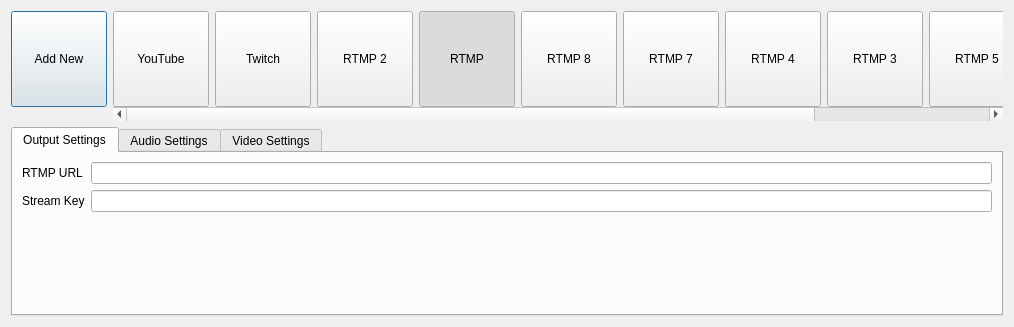
<?xml version="1.0" encoding="UTF-8"?>
<ui version="4.0">
 <class>Form</class>
 <widget class="QWidget" name="Form">
  <property name="geometry">
   <rect>
    <x>0</x>
    <y>0</y>
    <width>1014</width>
    <height>327</height>
   </rect>
  </property>
  <property name="windowTitle">
   <string>Form</string>
  </property>
  <layout class="QVBoxLayout" name="verticalLayout">
   <item>
    <layout class="QHBoxLayout" name="horizontalLayout">
     <item alignment="Qt::AlignLeft|Qt::AlignTop">
      <widget class="QPushButton" name="pushButton">
       <property name="sizePolicy">
        <sizepolicy hsizetype="Maximum" vsizetype="Maximum">
         <horstretch>0</horstretch>
         <verstretch>0</verstretch>
        </sizepolicy>
       </property>
       <property name="minimumSize">
        <size>
         <width>96</width>
         <height>96</height>
        </size>
       </property>
       <property name="text">
        <string>Add New</string>
       </property>
       <property name="autoDefault">
        <bool>true</bool>
       </property>
       <property name="default">
        <bool>true</bool>
       </property>
      </widget>
     </item>
     <item alignment="Qt::AlignTop">
      <widget class="QScrollArea" name="scrollArea">
       <property name="sizePolicy">
        <sizepolicy hsizetype="MinimumExpanding" vsizetype="Minimum">
         <horstretch>0</horstretch>
         <verstretch>0</verstretch>
        </sizepolicy>
       </property>
       <property name="frameShape">
        <enum>QFrame::NoFrame</enum>
       </property>
       <property name="lineWidth">
        <number>0</number>
       </property>
       <property name="verticalScrollBarPolicy">
        <enum>Qt::ScrollBarAlwaysOff</enum>
       </property>
       <property name="horizontalScrollBarPolicy">
        <enum>Qt::ScrollBarAlwaysOn</enum>
       </property>
       <property name="widgetResizable">
        <bool>false</bool>
       </property>
       <widget class="QWidget" name="scrollAreaWidgetContents">
        <property name="geometry">
         <rect>
          <x>0</x>
          <y>0</y>
          <width>1116</width>
          <height>96</height>
         </rect>
        </property>
        <property name="sizePolicy">
         <sizepolicy hsizetype="Ignored" vsizetype="Ignored">
          <horstretch>0</horstretch>
          <verstretch>0</verstretch>
         </sizepolicy>
        </property>
        <layout class="QHBoxLayout" name="horizontalLayout_2">
         <property name="leftMargin">
          <number>0</number>
         </property>
         <property name="topMargin">
          <number>0</number>
         </property>
         <property name="rightMargin">
          <number>0</number>
         </property>
         <property name="bottomMargin">
          <number>0</number>
         </property>
         <item>
          <widget class="QPushButton" name="out_youtube">
           <property name="sizePolicy">
            <sizepolicy hsizetype="Fixed" vsizetype="Fixed">
             <horstretch>0</horstretch>
             <verstretch>0</verstretch>
            </sizepolicy>
           </property>
           <property name="minimumSize">
            <size>
             <width>96</width>
             <height>96</height>
            </size>
           </property>
           <property name="text">
            <string>YouTube</string>
           </property>
           <property name="checkable">
            <bool>true</bool>
           </property>
           <property name="autoExclusive">
            <bool>true</bool>
           </property>
          </widget>
         </item>
         <item>
          <widget class="QPushButton" name="out_twitch">
           <property name="sizePolicy">
            <sizepolicy hsizetype="Fixed" vsizetype="Fixed">
             <horstretch>0</horstretch>
             <verstretch>0</verstretch>
            </sizepolicy>
           </property>
           <property name="minimumSize">
            <size>
             <width>96</width>
             <height>96</height>
            </size>
           </property>
           <property name="text">
            <string>Twitch</string>
           </property>
           <property name="checkable">
            <bool>true</bool>
           </property>
           <property name="checked">
            <bool>false</bool>
           </property>
           <property name="autoExclusive">
            <bool>true</bool>
           </property>
          </widget>
         </item>
         <item>
          <widget class="QPushButton" name="out_rtmp_2">
           <property name="sizePolicy">
            <sizepolicy hsizetype="Fixed" vsizetype="Fixed">
             <horstretch>0</horstretch>
             <verstretch>0</verstretch>
            </sizepolicy>
           </property>
           <property name="minimumSize">
            <size>
             <width>96</width>
             <height>96</height>
            </size>
           </property>
           <property name="text">
            <string>RTMP 2</string>
           </property>
           <property name="checkable">
            <bool>true</bool>
           </property>
           <property name="checked">
            <bool>false</bool>
           </property>
           <property name="autoExclusive">
            <bool>true</bool>
           </property>
          </widget>
         </item>
         <item>
          <widget class="QPushButton" name="out_rtmp">
           <property name="sizePolicy">
            <sizepolicy hsizetype="Fixed" vsizetype="Fixed">
             <horstretch>0</horstretch>
             <verstretch>0</verstretch>
            </sizepolicy>
           </property>
           <property name="minimumSize">
            <size>
             <width>96</width>
             <height>96</height>
            </size>
           </property>
           <property name="text">
            <string>RTMP</string>
           </property>
           <property name="checkable">
            <bool>true</bool>
           </property>
           <property name="checked">
            <bool>true</bool>
           </property>
           <property name="autoExclusive">
            <bool>true</bool>
           </property>
          </widget>
         </item>
         <item>
          <widget class="QPushButton" name="out_rtmp_8">
           <property name="sizePolicy">
            <sizepolicy hsizetype="Fixed" vsizetype="Fixed">
             <horstretch>0</horstretch>
             <verstretch>0</verstretch>
            </sizepolicy>
           </property>
           <property name="minimumSize">
            <size>
             <width>96</width>
             <height>96</height>
            </size>
           </property>
           <property name="text">
            <string>RTMP 8</string>
           </property>
           <property name="checkable">
            <bool>true</bool>
           </property>
           <property name="checked">
            <bool>false</bool>
           </property>
           <property name="autoExclusive">
            <bool>true</bool>
           </property>
          </widget>
         </item>
         <item>
          <widget class="QPushButton" name="out_rtmp_7">
           <property name="sizePolicy">
            <sizepolicy hsizetype="Fixed" vsizetype="Fixed">
             <horstretch>0</horstretch>
             <verstretch>0</verstretch>
            </sizepolicy>
           </property>
           <property name="minimumSize">
            <size>
             <width>96</width>
             <height>96</height>
            </size>
           </property>
           <property name="text">
            <string>RTMP 7</string>
           </property>
           <property name="checkable">
            <bool>true</bool>
           </property>
           <property name="checked">
            <bool>false</bool>
           </property>
           <property name="autoExclusive">
            <bool>true</bool>
           </property>
          </widget>
         </item>
         <item>
          <widget class="QPushButton" name="out_rtmp_4">
           <property name="sizePolicy">
            <sizepolicy hsizetype="Fixed" vsizetype="Fixed">
             <horstretch>0</horstretch>
             <verstretch>0</verstretch>
            </sizepolicy>
           </property>
           <property name="minimumSize">
            <size>
             <width>96</width>
             <height>96</height>
            </size>
           </property>
           <property name="text">
            <string>RTMP 4</string>
           </property>
           <property name="checkable">
            <bool>true</bool>
           </property>
           <property name="checked">
            <bool>false</bool>
           </property>
           <property name="autoExclusive">
            <bool>true</bool>
           </property>
          </widget>
         </item>
         <item>
          <widget class="QPushButton" name="out_rtmp_3">
           <property name="sizePolicy">
            <sizepolicy hsizetype="Fixed" vsizetype="Fixed">
             <horstretch>0</horstretch>
             <verstretch>0</verstretch>
            </sizepolicy>
           </property>
           <property name="minimumSize">
            <size>
             <width>96</width>
             <height>96</height>
            </size>
           </property>
           <property name="text">
            <string>RTMP 3</string>
           </property>
           <property name="checkable">
            <bool>true</bool>
           </property>
           <property name="checked">
            <bool>false</bool>
           </property>
           <property name="autoExclusive">
            <bool>true</bool>
           </property>
          </widget>
         </item>
         <item>
          <widget class="QPushButton" name="out_rtmp_5">
           <property name="sizePolicy">
            <sizepolicy hsizetype="Fixed" vsizetype="Fixed">
             <horstretch>0</horstretch>
             <verstretch>0</verstretch>
            </sizepolicy>
           </property>
           <property name="minimumSize">
            <size>
             <width>96</width>
             <height>96</height>
            </size>
           </property>
           <property name="text">
            <string>RTMP 5</string>
           </property>
           <property name="checkable">
            <bool>true</bool>
           </property>
           <property name="checked">
            <bool>false</bool>
           </property>
           <property name="autoExclusive">
            <bool>true</bool>
           </property>
          </widget>
         </item>
         <item alignment="Qt::AlignLeft">
          <widget class="QPushButton" name="out_rtmp_100">
           <property name="sizePolicy">
            <sizepolicy hsizetype="Fixed" vsizetype="Fixed">
             <horstretch>0</horstretch>
             <verstretch>0</verstretch>
            </sizepolicy>
           </property>
           <property name="minimumSize">
            <size>
             <width>96</width>
             <height>96</height>
            </size>
           </property>
           <property name="text">
            <string>RTMP</string>
           </property>
           <property name="checkable">
            <bool>true</bool>
           </property>
           <property name="checked">
            <bool>false</bool>
           </property>
           <property name="autoExclusive">
            <bool>true</bool>
           </property>
          </widget>
         </item>
         <item>
          <widget class="QPushButton" name="out_rtmp_6">
           <property name="sizePolicy">
            <sizepolicy hsizetype="Fixed" vsizetype="Fixed">
             <horstretch>0</horstretch>
             <verstretch>0</verstretch>
            </sizepolicy>
           </property>
           <property name="minimumSize">
            <size>
             <width>96</width>
             <height>96</height>
            </size>
           </property>
           <property name="text">
            <string>RTMP 6</string>
           </property>
           <property name="checkable">
            <bool>true</bool>
           </property>
           <property name="checked">
            <bool>false</bool>
           </property>
           <property name="autoExclusive">
            <bool>true</bool>
           </property>
          </widget>
         </item>
        </layout>
       </widget>
      </widget>
     </item>
    </layout>
   </item>
   <item>
    <widget class="QTabWidget" name="tabWidget">
     <property name="currentIndex">
      <number>0</number>
     </property>
     <widget class="QWidget" name="output_settings">
      <attribute name="title">
       <string>Output Settings</string>
      </attribute>
      <layout class="QFormLayout" name="formLayout">
       <item row="0" column="0">
        <widget class="QLabel" name="label">
         <property name="text">
          <string>RTMP URL</string>
         </property>
        </widget>
       </item>
       <item row="0" column="1">
        <widget class="QLineEdit" name="lineEdit"/>
       </item>
       <item row="1" column="0">
        <widget class="QLabel" name="label_2">
         <property name="text">
          <string>Stream Key</string>
         </property>
        </widget>
       </item>
       <item row="1" column="1">
        <widget class="QLineEdit" name="lineEdit_2"/>
       </item>
      </layout>
     </widget>
     <widget class="QWidget" name="audio_settings">
      <attribute name="title">
       <string>Audio Settings</string>
      </attribute>
      <layout class="QFormLayout" name="formLayout_3">
       <item row="0" column="0">
        <widget class="QLabel" name="label_4">
         <property name="text">
          <string>Configuration Mode</string>
         </property>
        </widget>
       </item>
       <item row="0" column="1">
        <widget class="QComboBox" name="comboBox_2">
         <item>
          <property name="text">
           <string>Simple</string>
          </property>
         </item>
         <item>
          <property name="text">
           <string>Advanced</string>
          </property>
         </item>
        </widget>
       </item>
       <item row="1" column="0">
        <widget class="QLabel" name="label_6">
         <property name="text">
          <string>Audio Stream</string>
         </property>
        </widget>
       </item>
       <item row="1" column="1">
        <layout class="QHBoxLayout" name="horizontalLayout_3">
         <item alignment="Qt::AlignLeft">
          <widget class="QRadioButton" name="radioButton_4">
           <property name="sizePolicy">
            <sizepolicy hsizetype="Maximum" vsizetype="Fixed">
             <horstretch>0</horstretch>
             <verstretch>0</verstretch>
            </sizepolicy>
           </property>
           <property name="text">
            <string>1</string>
           </property>
          </widget>
         </item>
         <item alignment="Qt::AlignLeft">
          <widget class="QRadioButton" name="radioButton_3">
           <property name="sizePolicy">
            <sizepolicy hsizetype="Maximum" vsizetype="Fixed">
             <horstretch>0</horstretch>
             <verstretch>0</verstretch>
            </sizepolicy>
           </property>
           <property name="text">
            <string>2</string>
           </property>
          </widget>
         </item>
         <item alignment="Qt::AlignLeft">
          <widget class="QRadioButton" name="radioButton_2">
           <property name="sizePolicy">
            <sizepolicy hsizetype="Maximum" vsizetype="Fixed">
             <horstretch>0</horstretch>
             <verstretch>0</verstretch>
            </sizepolicy>
           </property>
           <property name="text">
            <string>3</string>
           </property>
          </widget>
         </item>
         <item alignment="Qt::AlignLeft">
          <widget class="QRadioButton" name="radioButton">
           <property name="sizePolicy">
            <sizepolicy hsizetype="Maximum" vsizetype="Fixed">
             <horstretch>0</horstretch>
             <verstretch>0</verstretch>
            </sizepolicy>
           </property>
           <property name="text">
            <string>4</string>
           </property>
          </widget>
         </item>
         <item alignment="Qt::AlignLeft">
          <widget class="QRadioButton" name="radioButton_6">
           <property name="sizePolicy">
            <sizepolicy hsizetype="Maximum" vsizetype="Fixed">
             <horstretch>0</horstretch>
             <verstretch>0</verstretch>
            </sizepolicy>
           </property>
           <property name="text">
            <string>5</string>
           </property>
          </widget>
         </item>
         <item alignment="Qt::AlignLeft">
          <widget class="QRadioButton" name="radioButton_5">
           <property name="sizePolicy">
            <sizepolicy hsizetype="Maximum" vsizetype="Fixed">
             <horstretch>0</horstretch>
             <verstretch>0</verstretch>
            </sizepolicy>
           </property>
           <property name="text">
            <string>6</string>
           </property>
          </widget>
         </item>
        </layout>
       </item>
      </layout>
     </widget>
     <widget class="QWidget" name="video_settings">
      <attribute name="title">
       <string>Video Settings</string>
      </attribute>
      <layout class="QFormLayout" name="formLayout_2">
       <item row="0" column="0">
        <widget class="QLabel" name="label_3">
         <property name="text">
          <string>Configuration Mode</string>
         </property>
        </widget>
       </item>
       <item row="0" column="1">
        <widget class="QComboBox" name="comboBox">
         <item>
          <property name="text">
           <string>Simple</string>
          </property>
         </item>
         <item>
          <property name="text">
           <string>Advanced</string>
          </property>
         </item>
        </widget>
       </item>
       <item row="1" column="0">
        <widget class="QLabel" name="label_5">
         <property name="text">
          <string>Encoder</string>
         </property>
        </widget>
       </item>
       <item row="1" column="1">
        <widget class="QComboBox" name="comboBox_3">
         <item>
          <property name="text">
           <string>(Use YouTube Encoder)</string>
          </property>
         </item>
        </widget>
       </item>
      </layout>
     </widget>
    </widget>
   </item>
  </layout>
 </widget>
 <resources/>
 <connections/>
</ui>
